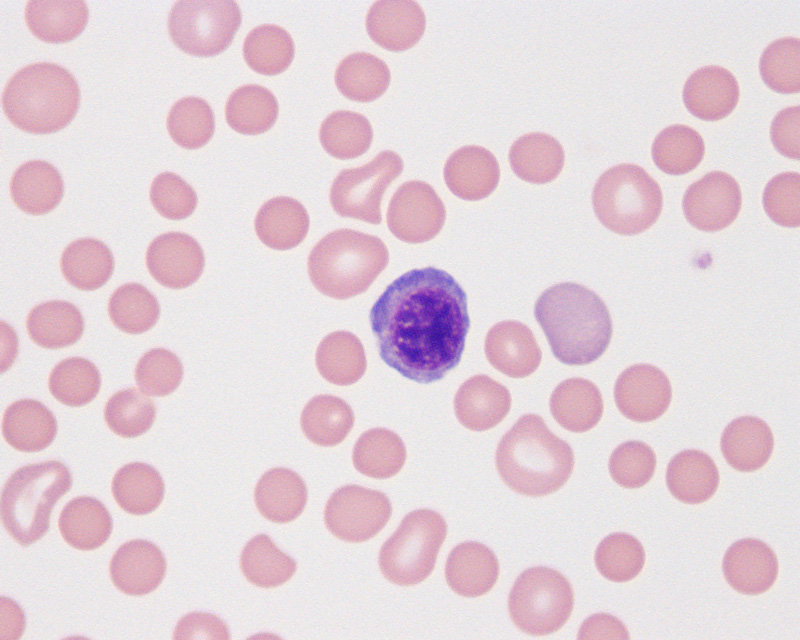
%> input picture Kasus6.jpg, 800 x 640 px
$ octave test.m   (GNU Octave 9; MATLAB toolbox functions it lacks are replaced by stand-ins)
%> lines starting %> are read from the running program, lines starting %| are printed output that depends on the picture; in (x1, y1, x2, y2) boxes, pixels count from 0 and x2, y2 are one past the last pixel; in counts of white or black regions, pixels touching at a corner belong together; the program's own positions count from 1
data = imread('Kasus6.jpg');
%> data is the input picture: size 640x800x3 uint8; mean R, G, B 228.1, 211.9, 219.2
dataB = rgb2gray(data);
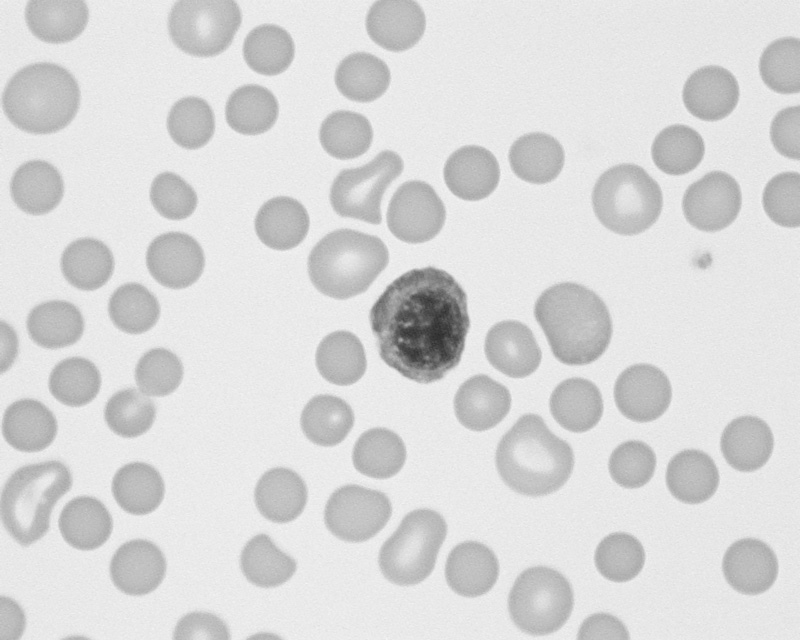
%> dataB: size 640x800 uint8; min 43, max 245, mean 217.6
imwrite(dataB, 'Kasusgray.jpg');
[counts, idx] = imhist(dataB);
%> counts = 256 values, max 54324 at index 233, min 0 at index 1, mean 2000; idx = 256 values from 0 to 255

[baris, kolom] = size(dataB);
%> baris = 640; kolom = 800
[baris1, kolom1] = size(dataB);
%> baris1 = 640; kolom1 = 800
g = zeros(baris, kolom);
level = graythresh(dataB);
%> level = 0.812
[level, EM]=graythresh(dataB);
%> EM = 0.782

for i = 1:baris
    for j = 1:kolom
        if dataB(i,j) > 202 && dataB(i,j) < 214
            g(i,j) = 1;
        end;

    end;
end;
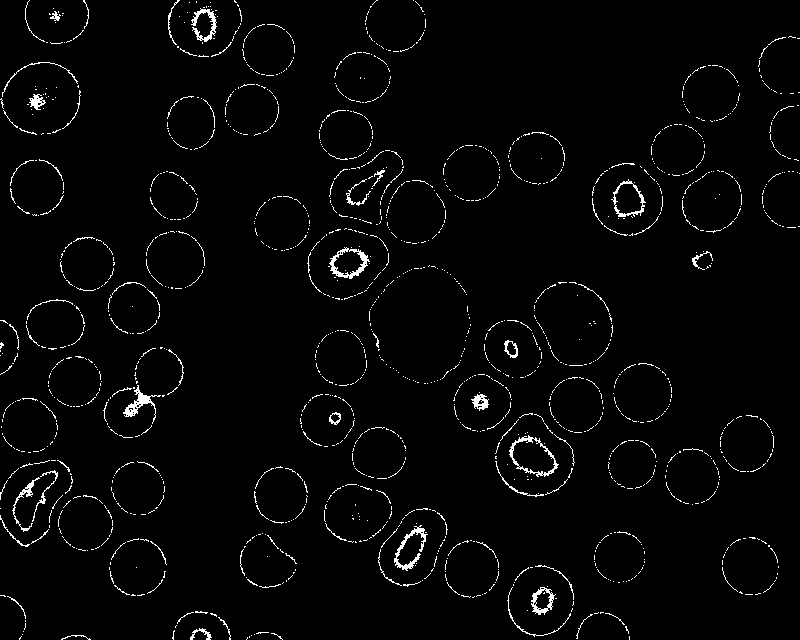
%> g: size 640x800 double; values 0 (black) and 1 (white), 2.4% white in thin lines or dots

h = zeros(baris1, kolom1);
for i = 1:baris1
    for j = 1:kolom1
        if dataB(i,j) < 202
            h(i,j) = 1;
        end;
    end;
end;
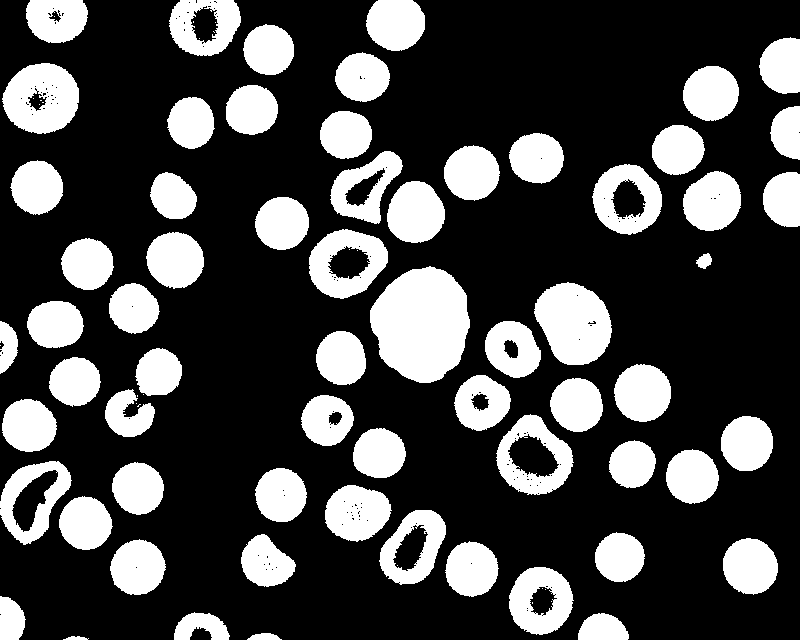
%> h: size 640x800 double; values 0 (black) and 1 (white), 27.7% white; 85 white regions (21 under 20 px), largest, box (x1, y1, x2, y2) and area: (370, 266, 470, 383) 8741, (534, 282, 612, 365) 4728, (2, 63, 79, 134) 3990

h = logical(h);
g = logical(g);
%> g: size 640x800 logical; 2.4% white in thin lines or dots
figure;
subplot(1,3,1), imshow(dataB),subplot(1,3,2), imshow(h),subplot(1,3,3), imshow(g);

$ run again, with Kasus7.jpg copied over Kasus6.jpg
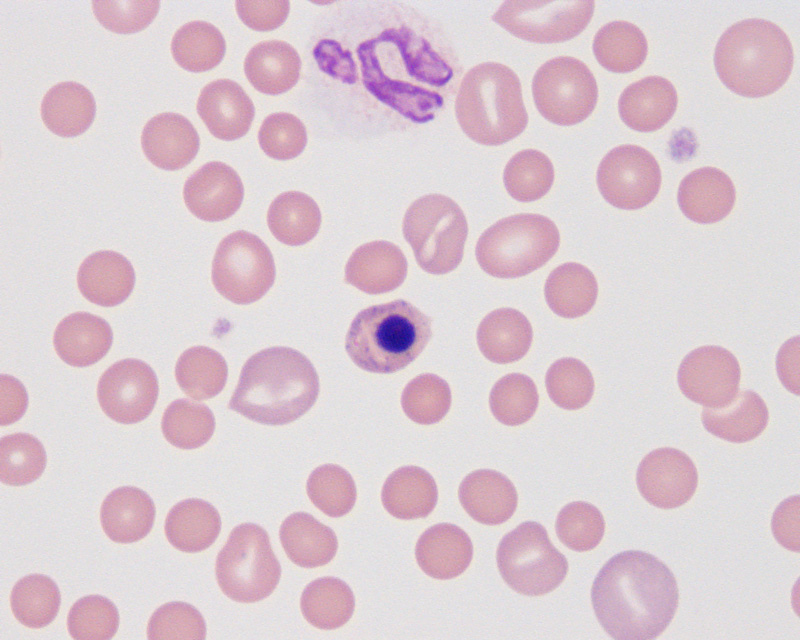
%> input picture Kasus7.jpg, 800 x 640 px
%> data is the input picture: size 640x800x3 uint8; mean R, G, B 220.6, 204.5, 212
%> counts = 256 values, max 57176 at index 226, min 0 at index 1, mean 2000; idx = 256 values from 0 to 255
%> level = 0.788
%> EM = 0.836
%> after the loop `for i = 1:baris`:
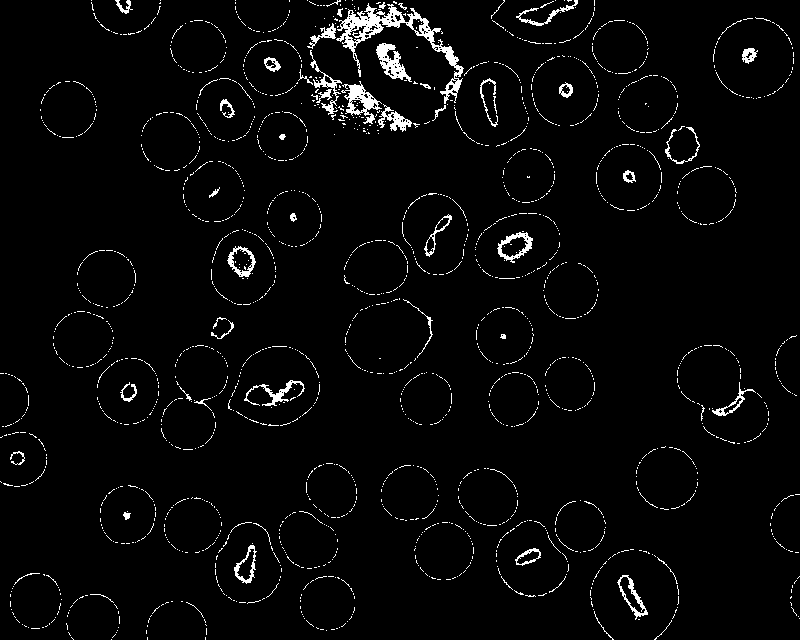
%> g: size 640x800 double; values 0 (black) and 1 (white), 3.1% white in thin lines or dots
%> after the loop `for i = 1:baris1`:
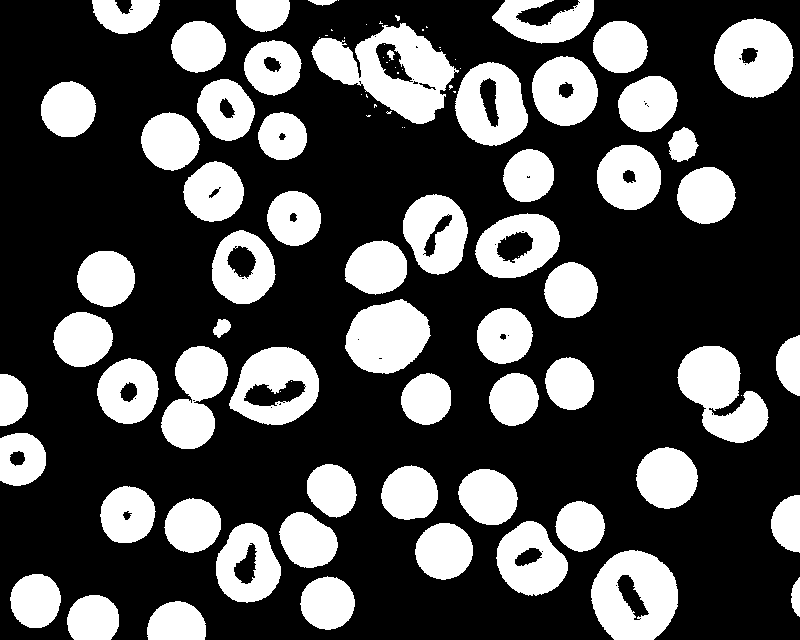
%> h: size 640x800 double; values 0 (black) and 1 (white), 30.5% white; 97 white regions (36 under 20 px), largest, box (x1, y1, x2, y2) and area: (311, 23, 459, 124) 7310, (591, 550, 678, 640) 5571, (677, 346, 769, 443) 5203

$ run again, with Normal-bovine-erythrocytes.jpg copied over Kasus6.jpg
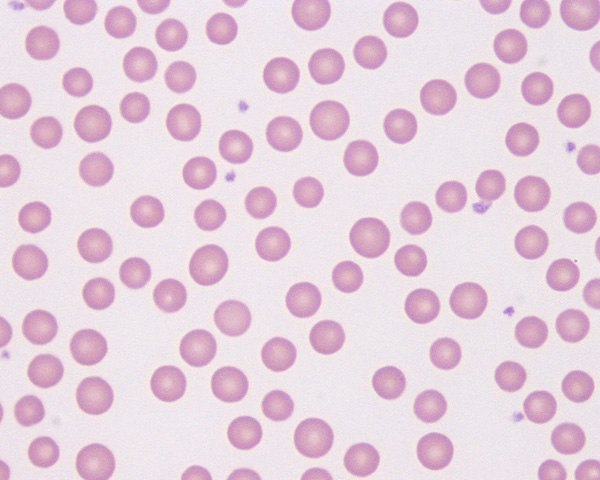
%> input picture Normal-bovine-erythrocytes.jpg, 600 x 480 px
%> data is the input picture: size 480x600x3 uint8; mean R, G, B 229.8, 208.8, 221.7
%> counts = 256 values, max 33349 at index 234, min 0 at index 1, mean 1125; idx = 256 values from 0 to 255
%> level = 0.808
%> EM = 0.924
%> after the loop `for i = 1:baris`:
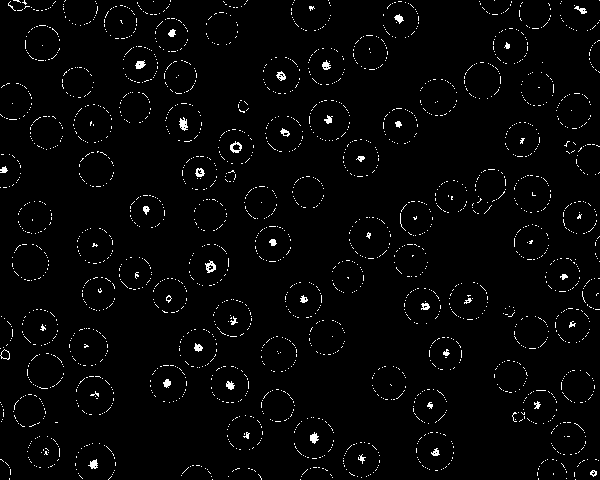
%> g: size 480x600 double; values 0 (black) and 1 (white), 2.3% white in thin lines or dots
%> after the loop `for i = 1:baris1`:
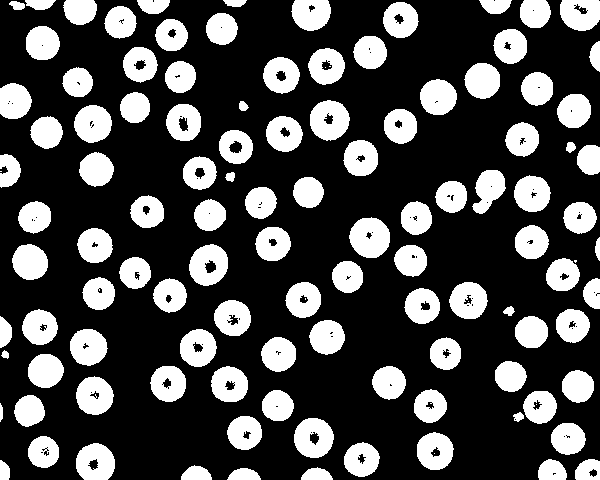
%> h: size 480x600 double; values 0 (black) and 1 (white), 28.7% white; 120 white regions (11 under 20 px), largest, box (x1, y1, x2, y2) and area: (349, 217, 390, 258) 1276, (310, 100, 350, 141) 1201, (294, 418, 334, 458) 1184

$ run again, with imageTest.jpg copied over Kasus6.jpg
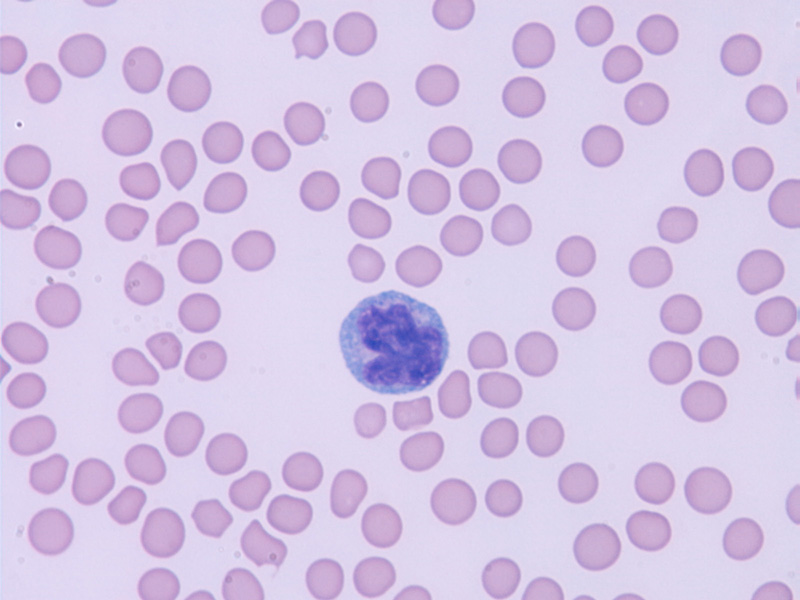
%> input picture imageTest.jpg, 800 x 600 px
%> data is the input picture: size 600x800x3 uint8; mean R, G, B 213.2, 197.3, 229.1
%> counts = 256 values, max 74242 at index 221, min 0 at index 1, mean 1875; idx = 256 values from 0 to 255
%> level = 0.78
%> EM = 0.823
%> after the loop `for i = 1:baris`:
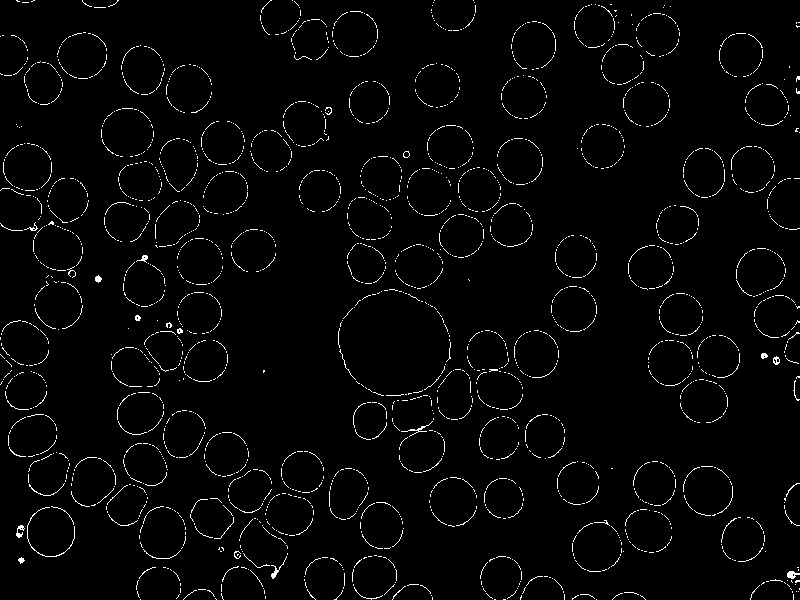
%> g: size 600x800 double; values 0 (black) and 1 (white), 2.4% white in thin lines or dots
%> after the loop `for i = 1:baris1`:
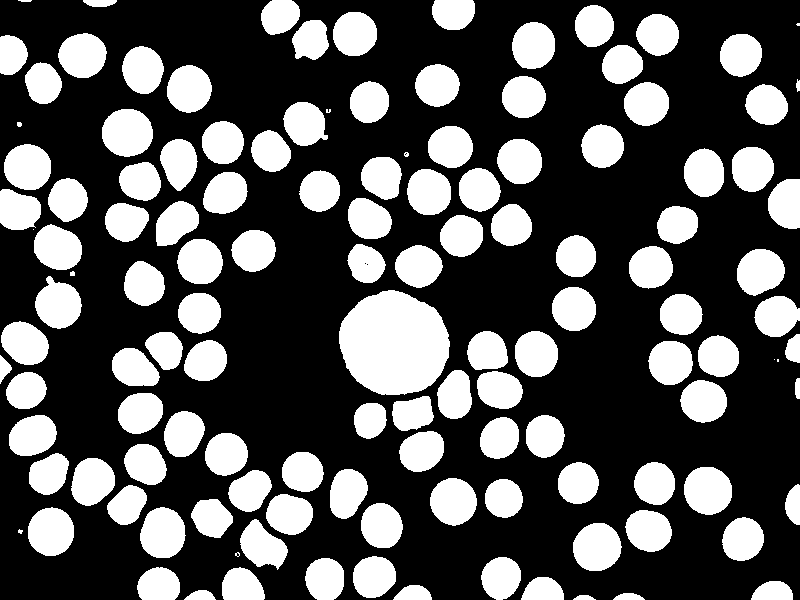
%> h: size 600x800 double; values 0 (black) and 1 (white), 33.9% white; 130 white regions (8 under 20 px), largest, box (x1, y1, x2, y2) and area: (339, 290, 450, 395) 8996, (102, 109, 153, 157) 1944, (684, 467, 732, 515) 1838
